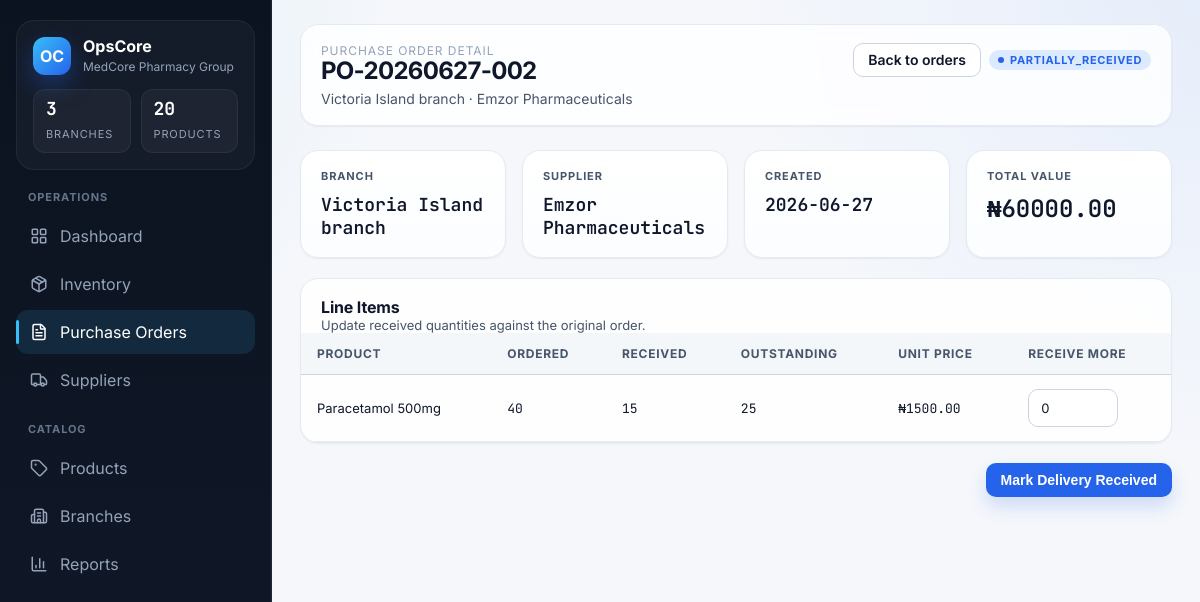
/purchase-orders/2/, run on the app's committed database.
### core/models.py (models this page shows, shortened)
class TimeStampedModel(models.Model):
    created_at = models.DateTimeField(auto_now_add=True)
    updated_at = models.DateTimeField(auto_now=True)
    class Meta:
        abstract = True

class PurchaseOrder(TimeStampedModel):
    class Status(models.TextChoices):
        DRAFT = 'draft', 'draft'
        SENT = 'sent', 'sent'
        PARTIALLY_RECEIVED = 'partially_received', 'partially_received'
        FULLY_RECEIVED = 'fully_received', 'fully_received'
        CANCELLED = 'cancelled', 'cancelled'
    po_number = models.CharField(max_length=20, unique=True, blank=True)
    branch = models.ForeignKey(Branch, on_delete=models.PROTECT, related_name='purchase_orders')
    supplier = models.ForeignKey(Supplier, on_delete=models.PROTECT, related_name='purchase_orders')
    status = models.CharField(max_length=30, choices=Status.choices, default=Status.DRAFT)
    notes = models.TextField(blank=True, null=True)
    class Meta:
        ordering = ['-created_at', '-id']
    @property
    def total_value(self):
        total = self.items.aggregate(
            total=Sum(ExpressionWrapper(F('quantity_ordered') * F('unit_price'), output_field=DecimalField(max_digits=14, decimal_places=2)))
        )['total']
        return total or Decimal('0.00')

class Branch(TimeStampedModel):
    name = models.CharField(max_length=120)
    location = models.CharField(max_length=160)
    manager_name = models.CharField(max_length=120)
    class Meta:
        ordering = ['name']

class Supplier(TimeStampedModel):
    name = models.CharField(max_length=160)
    contact_name = models.CharField(max_length=120)
    phone = models.CharField(max_length=40)
    email = models.EmailField(blank=True, null=True)
    products_supplied = models.TextField(blank=True, null=True)
    class Meta:
        ordering = ['name']

class PurchaseOrderItem(models.Model):
    purchase_order = models.ForeignKey(PurchaseOrder, on_delete=models.CASCADE, related_name='items')
    product = models.ForeignKey(Product, on_delete=models.PROTECT, related_name='purchase_order_items')
    quantity_ordered = models.PositiveIntegerField()
    quantity_received = models.PositiveIntegerField(default=0)
    unit_price = models.DecimalField(max_digits=12, decimal_places=2)
    class Meta:
        ordering = ['id']
    @property
    def outstanding_quantity(self):
        return max(self.quantity_ordered - self.quantity_received, 0)

class Product(TimeStampedModel):
    class Unit(models.TextChoices):
        TABLETS = 'tablets', 'tablets'
        BOTTLES = 'bottles', 'bottles'
        PACKS = 'packs', 'packs'
        CARTONS = 'cartons', 'cartons'
        SACHETS = 'sachets', 'sachets'
    name = models.CharField(max_length=160)
    sku = models.CharField(max_length=40, unique=True)
    category = models.ForeignKey(Category, on_delete=models.PROTECT, related_name='products')
    unit = models.CharField(max_length=20, choices=Unit.choices)
    unit_price = models.DecimalField(max_digits=12, decimal_places=2)
    reorder_point = models.PositiveIntegerField()
    class Meta:
        ordering = ['name']

### core/views.py (the view, shortened to what this page needs)
# urls.py: path('purchase-orders/<int:pk>/', views.purchase_order_detail, name='purchase_order_detail'),
@transaction.atomic
def purchase_order_detail(request, pk):
    po = get_object_or_404(PurchaseOrder.objects.select_related('branch', 'supplier').prefetch_related('items__product'), pk=pk)
    return render(request, 'core/purchase_order_detail.html', {'po': po})

### core/templates/core/purchase_order_detail.html (shortened to what this page needs)
{% extends "base.html" %}
{% block content %}
  <div class="page-header">
    <div>
      <div class="crumb">Purchase Order Detail</div>
      <h1 class="page-title">{{ po.po_number }}</h1>
      <div class="page-subtitle">{{ po.branch.name }} &middot; {{ po.supplier.name }}</div>
    </div>
    <div class="top-actions">
      <a class="btn btn-secondary" href="{% url 'purchase_orders_list' %}">Back to orders</a>
      <span class="badge status-{{ po.status }}"><span class="dot" style="background: currentColor;"></span>{{ po.status }}</span>
    </div>
  </div>
  <section class="grid-4">
    <div class="card"><div class="metric-label">Branch</div><p class="metric-value" style="font-size:18px;">{{ po.branch.name }}</p></div>
    <div class="card"><div class="metric-label">Supplier</div><p class="metric-value" style="font-size:18px;">{{ po.supplier.name }}</p></div>
    <div class="card"><div class="metric-label">Created</div><p class="metric-value" style="font-size:18px;">{{ po.created_at|date:"Y-m-d" }}</p></div>
    <div class="card"><div class="metric-label">Total Value</div><p class="metric-value">&#8358;{{ po.total_value|floatformat:2 }}</p></div>
  </section>
  <form method="post">
    <section class="panel">
      <div class="panel-head">
        <div>
          <h2 class="section-title">Line Items</h2>
          <div class="section-meta">Update received quantities against the original order.</div>
        </div>
      </div>
      <div class="table-wrap">
        <table>
          <thead>
            <tr>
              <th>Product</th>
              <th>Ordered</th>
              <th>Received</th>
              <th>Outstanding</th>
              <th>Unit Price</th>
              <th>Receive More</th>
            </tr>
          </thead>
          <tbody>
            {% for item in po.items.all %}
              <tr>
                <td>{{ item.product.name }}</td>
                <td class="mono">{{ item.quantity_ordered }}</td>
                <td class="mono">{{ item.quantity_received }}</td>
                <td class="mono">{{ item.outstanding_quantity }}</td>
                <td class="mono">&#8358;{{ item.unit_price|floatformat:2 }}</td>
                <td><input type="number" min="0" name="received_{{ item.pk }}" value="0" style="width:90px;"></td>
              </tr>
            {% endfor %}
          </tbody>
        </table>
      </div>
    </section>
    <div style="display:flex;justify-content:flex-end;margin-top:16px;">
      <button class="btn btn-primary" type="submit">Mark Delivery Received</button>
    </div>
  </form>
{% endblock %}

### data on the page
PurchaseOrder: po_number "PO-20260627-002", branch.name "Victoria Island branch", supplier.name "Emzor Pharmaceuticals", status "PARTIALLY_RECEIVED", created_at "2026-06-27", total_value "60000.00"
PurchaseOrderItem: product.name "Paracetamol 500mg", quantity_ordered "40", quantity_received "15", outstanding_quantity "25", unit_price "1500.00"
